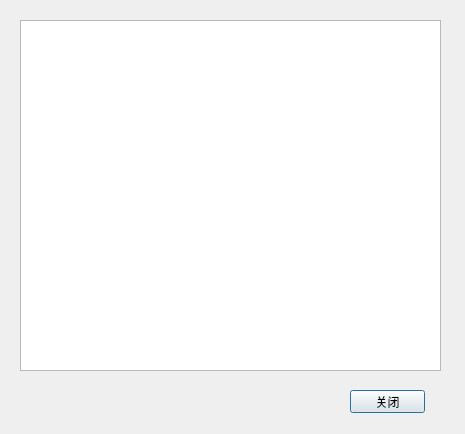
<?xml version="1.0" encoding="UTF-8"?>
<ui version="4.0">
 <class>hisMesDialog</class>
 <widget class="QDialog" name="hisMesDialog">
  <property name="geometry">
   <rect>
    <x>0</x>
    <y>0</y>
    <width>465</width>
    <height>434</height>
   </rect>
  </property>
  <property name="windowTitle">
   <string>Dialog</string>
  </property>
  <widget class="QTextBrowser" name="textBrowser">
   <property name="geometry">
    <rect>
     <x>20</x>
     <y>20</y>
     <width>421</width>
     <height>351</height>
    </rect>
   </property>
  </widget>
  <widget class="QPushButton" name="pushButton">
   <property name="geometry">
    <rect>
     <x>350</x>
     <y>390</y>
     <width>75</width>
     <height>23</height>
    </rect>
   </property>
   <property name="text">
    <string>关闭</string>
   </property>
  </widget>
 </widget>
 <resources/>
 <connections/>
</ui>
